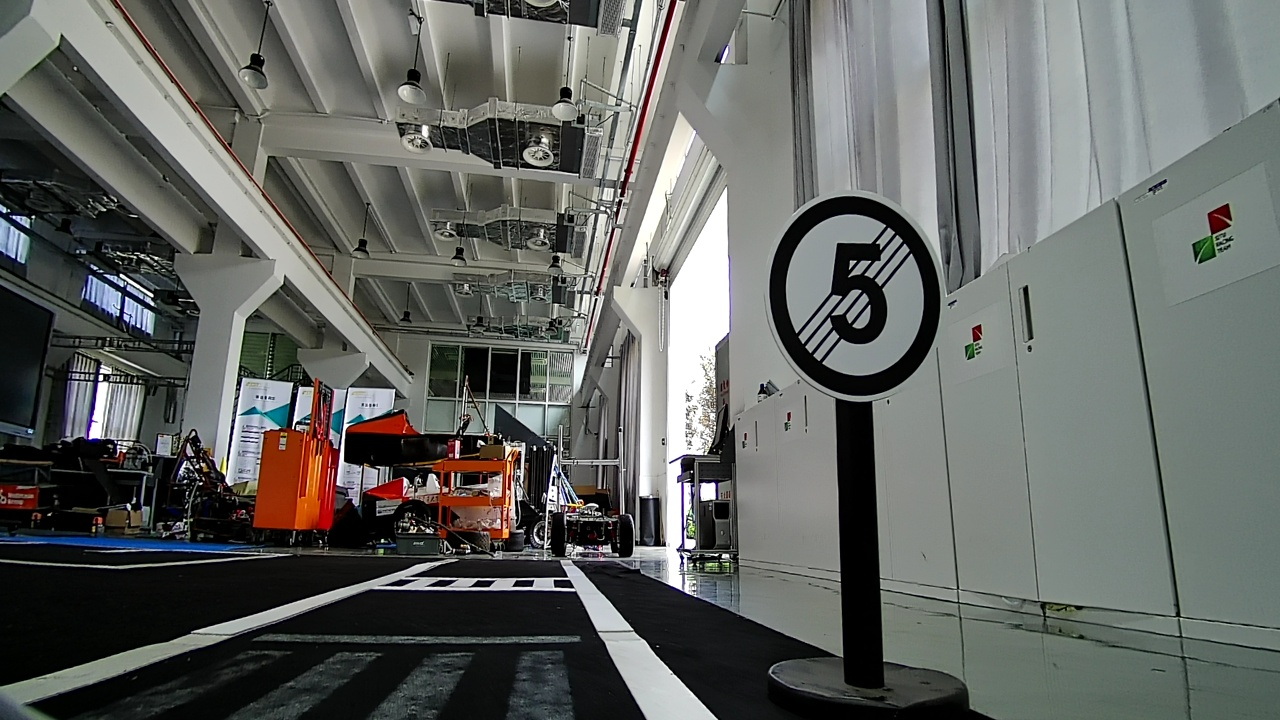
#> input picture opencv_learn/1.jpg, 1280 x 720 px
$ python add_weighted.py
#> lines starting #> are read from the running program, lines starting #| are printed output that depends on the picture
#!/usr/bin/env python
# -*- coding: utf-8 -*-
"""
-------------------------------------------------

    @   Author  :       pengjb
    @   date    :       2020/9/24 下午5:15
    @   IDE     :       PyCharm
    @   GitHub  :       https://github.com/JackyPJB
    @   Contact :       pengjianbiao@hotmail.com
-------------------------------------------------
    Description :
-------------------------------------------------
"""
import cv2
import numpy as np

img = cv2.imread('1.jpg')
#> img is the input picture: shape (720, 1280, 3); mean B, G, R 98.3, 101.7, 99.1
print(img.dtype)
#| uint8
img2 = np.zeros(img.shape,dtype=np.uint8) # np.zeros generate data with dtype = float , convert it to unit8
print(img2.dtype)
#| uint8
img3 = cv2.addWeighted(img, 0.5, img2, 0.5, 0.)
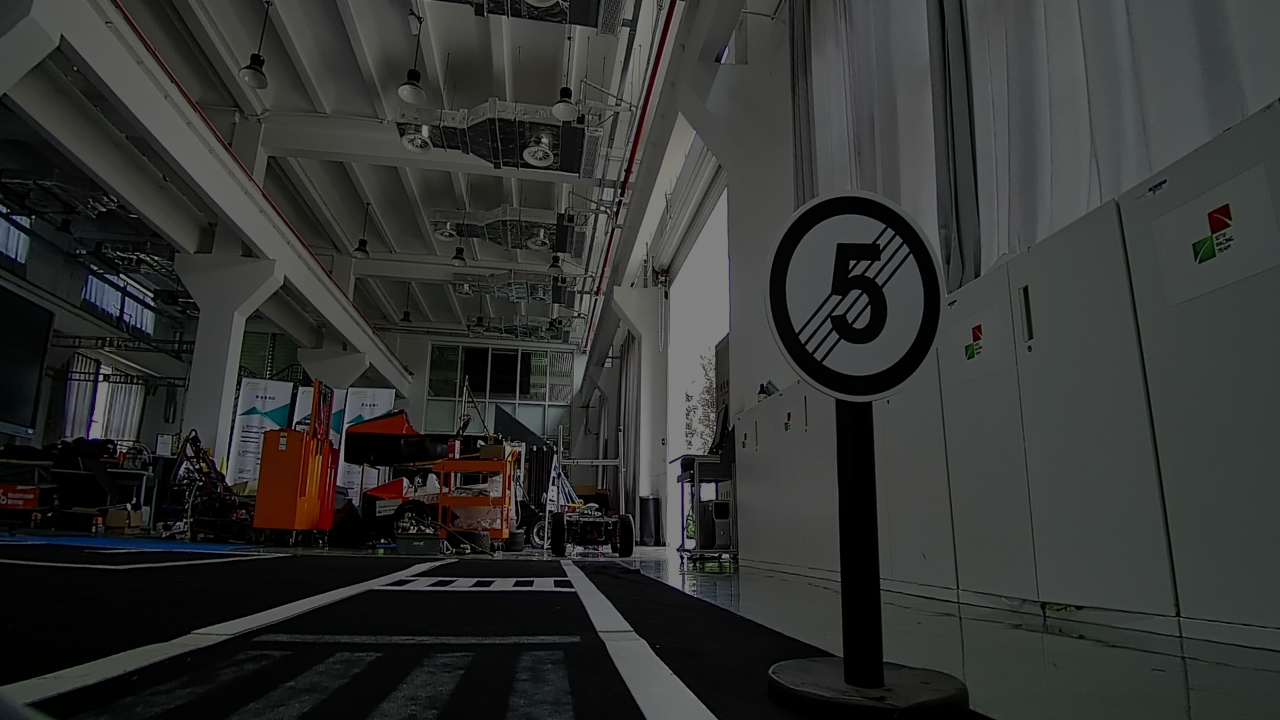
#> img3: shape (720, 1280, 3); mean B, G, R 49.2, 50.9, 49.5
cv2.imshow('img1', img)
cv2.imshow('img2', img2)
cv2.imshow('img3', img3)
cv2.waitKey()
cv2.destroyAllWindows()
